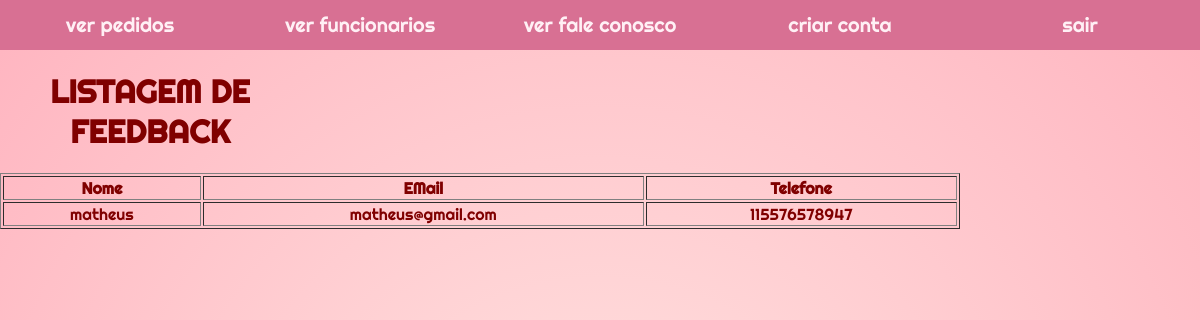
The app's page /php/verfale.php with its own data.
### tables this page shows
CREATE TABLE `faleconosco` (
  `nome` varchar(30) DEFAULT NULL,
  `email` varchar(30) DEFAULT NULL,
  `telefone` varchar(20) DEFAULT NULL
);

### php/verfale.php (the view, shortened to what this page needs)
<?php
require_once "conectar.php";
$consulta = $conexao->prepare('SELECT * FROM faleconosco');
$consulta->execute();
?>
<!DOCTYPE html>
<html lang="pt-br">
<head>
    <link rel="stylesheet" type="text/css" href="../Estilo/style2.css" />
<body>
<header>
        <ul>
            <li><a href="verpedidos.php">ver pedidos</a></li>
            <li><a href="read.php">ver funcionarios</a></li>
            <li><a href="verfale.php">ver fale conosco</a></li>
            <li><a href="create.php">criar conta</a></li>
            <li><a href="../index.html" id="log">sair</a></li>
        </ul>
</header>
<main>
      <h1>LISTAGEM DE FEEDBACK</h1>
      <table width="80%" border="1">
        <tr>
          <th>Nome</th>
          <th>EMail</th>
          <th>Telefone</th>
        </tr>
        </main>
  </body>
  </html>
  <?php
while($linha = $consulta->fetch(PDO::FETCH_ASSOC)){
    echo "<td>{$linha['nome']}</td>";
    echo "<td>{$linha['email']}</td>";
    echo "<td>{$linha['telefone']}</td>";
}

### Estilo/style2.css (style rules this page uses)
html { transition-delay: smooth; }
body,.det { margin: 0; padding: 0; font-family: 'Righteous', cursive; text-align: center; color: maroon; }
header,.cabe { top: 0; height: 100px; width: 100%; position: fixed; background-color: rgb(216, 112, 147); display: flex; align-items: center; z-index: 1; }
ul,.pdf { list-style-type: none; margin: 3; padding: 0; width: 30%; display: flex; flex-wrap: wrap; }
li { width: 100%; }
a { text-decoration: none; color: lavenderblush; font-size: 1rem; line-height: 1.5rem; }
h1 { width: 70%; font-size: 1.75rem; }
main,.det { width:100%; height: 100%; position: absolute; top:100px; background: radial-gradient(circle, rgb(255,228,225),rgb(255,182,193)); }
#end, #ped, #fal,#log { padding-top: 140px; }
@media (min-width: 768px) { header { height: 50px; } }
@media (min-width: 768px) { ul { width: 100%; } }
@media (min-width: 768px) { li { width: 20%; } }
@media (min-width: 768px) { h1 { width: 25%; font-size: 2rem; } }
@media (min-width: 768px) { a { font-size: 1.25rem; } }
@media (min-width: 768px) { main { top: 50px; } }

### records on screen
faleconosco: nome "matheus", email "matheus@gmail.com", telefone "115576578947"
